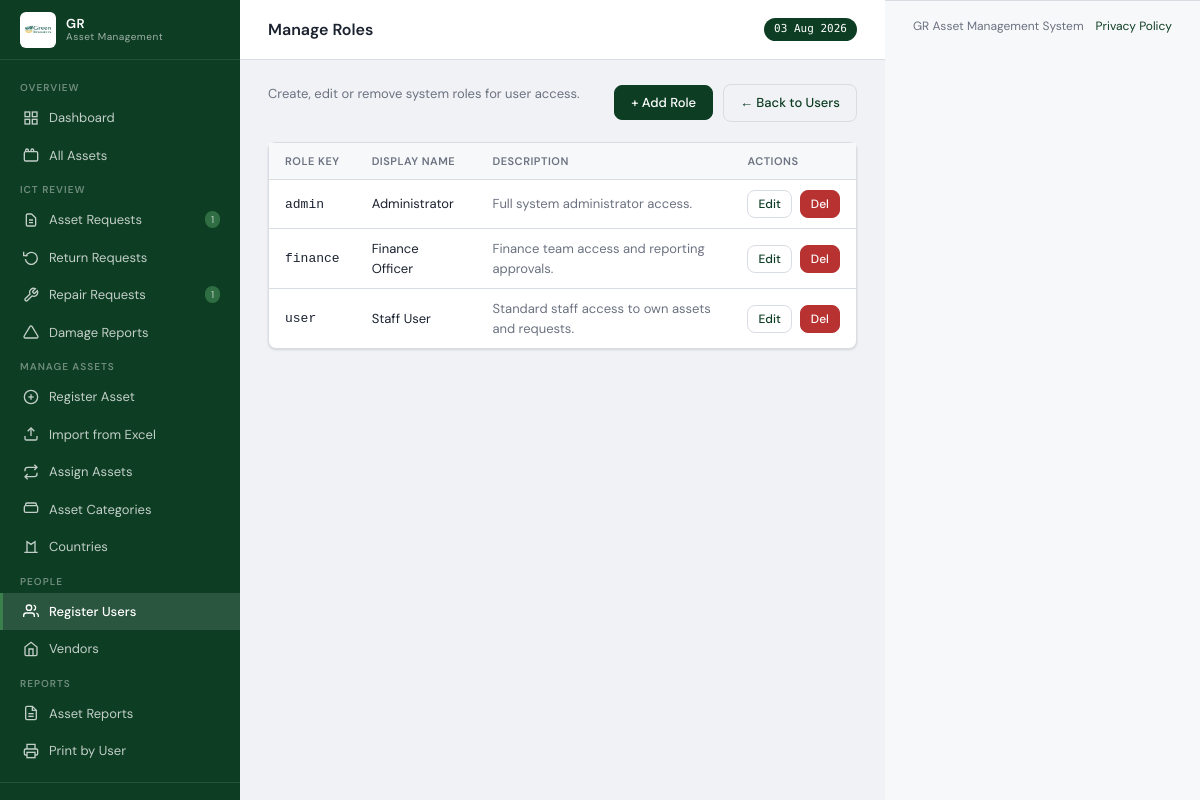
Screenshot of /users/roles (signed in) with the database file from the repository.
### models.py (models this page shows)
class Role(db.Model):
    __tablename__ = 'roles'
    id          = db.Column(db.Integer, primary_key=True)
    name        = db.Column(db.String(50), unique=True, nullable=False)
    label       = db.Column(db.String(100), nullable=False)
    description = db.Column(db.Text)
    created_at  = db.Column(db.DateTime, default=datetime.utcnow)

### routes/users.py (the view)
@users_bp.route('/roles')
@login_required
@admin_required
def roles():
    return render_template('users/roles.html', roles=_roles(), title='Manage Roles')

### models.py (called while the page is built)
@login_manager.user_loader
def load_user(uid):
    return User.query.get(int(uid))

    @property
    def initials(self):
        p = self.name.split()
        return ''.join(x[0] for x in p[:2]).upper()

    @property
    def role_label(self):
        from models import Role
        role = Role.query.filter_by(name=self.role).first()
        if role:
            return role.label
        return {'admin':'Administrator','finance':'Finance Officer','user':'Staff User'}.get(self.role, self.role)

### routes/auth.py (called while the page is built, shortened)
@auth_bp.before_app_request
def _protect_session_token():
    if current_user.is_authenticated:
        token = session.get('session_token')
        if token:
            if current_user.session_token and token != current_user.session_token:
                logout_user()
                session.pop('session_token', None)

### routes/users.py (called while the page is built, shortened)
def _roles():
    roles = Role.query.order_by(Role.name).all()
    if roles:
        return roles

def admin_required(f):
    @wraps(f)
    def decorated(*args, **kwargs):
        if not current_user.is_authenticated or current_user.role != 'admin':
            abort(403)
        return f(*args, **kwargs)
    return decorated

### templates/users/roles.html (shortened to what this page needs)
{% extends 'base.html' %}
{% block page_title %}{{ title }}{% endblock %}
{% block content %}
<div class="page-title">
  <div class="page-title-text"><p>Create, edit or remove system roles for user access.</p></div>
  <div style="display:flex;gap:10px;align-items:center">
    <button onclick="document.getElementById('add-role-modal').style.display='flex'" class="btn btn-primary">+ Add Role</button>
    <a href="{{ url_for('users.index') }}" class="btn btn-outline">← Back to Users</a>
  </div>
</div>
<div class="card">
  <div class="card-body">
    <table>
      <thead>
        <tr><th>Role Key</th><th>Display Name</th><th>Description</th><th>Actions</th></tr>
      </thead>
      <tbody>
        {% if roles %}
          {% for role in roles %}
          <tr>
            <td><code>{{ role.name }}</code></td>
            <td>{{ role.label }}</td>
            <td class="text-muted">{{ role.description or '—' }}</td>
            <td>
              <div class="flex gap-2">
                <button type="button" data-id="{{ role.id }}" data-name="{{ role.name|e }}" data-label="{{ role.label|e }}" data-description="{{ role.description|e }}" onclick="editRole(this)" class="btn btn-sm btn-outline">Edit</button>
                <form method="POST" action="{{ url_for('users.role_delete', role_id=role.id) }}" onsubmit="return confirm('Delete this role?')">
                  <button type="submit" class="btn btn-sm btn-danger">Del</button>
                </form>
              </div>
            </td>
          </tr>
          {% endfor %}
        {% else %}
          <tr><td colspan="4" class="text-muted">No roles defined yet. Use + Add Role to create one.</td></tr>
        {% endif %}
      </tbody>
    </table>
  </div>
</div>
{% endblock %}

### templates/base.html (style rules this page uses)
:root { --primary:#0d3d23;--primary-light:#196b36;--accent:#3b7f4d;--accent-light:#7ecc8c;--success:#1a7a4a;--danger:#b83232;--warning:#c87a00;--bg:#f0f2f5;--surface:#fff;--surface2:#f7f8fa;--border:#d8dce3;--text:#1a2230;--text-muted:#6b7280;--sidebar-w:240px;--header-h:60px;--radius:8px;--shadow:0 1px 3px rgba(0,0,0,.08),0 1px 2px rgba(0,0,0,.06);--shadow-md:0 4px 16px rgba(0,0,0,.12) }
* { box-sizing:border-box;margin:0;padding:0 }
body { font-family:'DM Sans',sans-serif;background:var(--bg);color:var(--text);font-size:14px;line-height:1.5;min-height:100vh }
a { color:inherit;text-decoration:none }
.btn { display:inline-flex;align-items:center;gap:6px;padding:8px 16px;border-radius:var(--radius);font-size:13px;font-weight:500;font-family:inherit;cursor:pointer;border:1px solid transparent;transition:all .15s;white-space:nowrap }
.btn-primary { background:var(--primary);color:#fff;border-color:var(--primary) }
.btn-outline { background:transparent;color:var(--primary);border-color:var(--border) }
.btn-danger { background:var(--danger);color:#fff;border-color:var(--danger) }
.btn-sm { padding:5px 10px;font-size:12px }
.card { background:var(--surface);border:1px solid var(--border);border-radius:var(--radius);box-shadow:var(--shadow);margin-bottom:20px }
.card-body { overflow-x:auto }
table { width:100%;border-collapse:collapse;font-size:13px }
thead th { background:var(--surface2);padding:10px 16px;text-align:left;font-size:11px;font-weight:600;text-transform:uppercase;letter-spacing:.5px;color:var(--text-muted);border-bottom:1px solid var(--border);white-space:nowrap }
tbody tr { border-bottom:1px solid var(--border);transition:background .1s }
tbody tr:last-child { border-bottom:none }
tbody td { padding:10px 16px;vertical-align:middle }
.page-title { margin-bottom:20px;display:flex;align-items:flex-start;gap:12px }
.page-title-text { flex:1 }
.page-title-text p { font-size:13px;color:var(--text-muted);margin:0 }
.flex { display:flex }
.gap-2 { gap:8px }
.text-muted { color:var(--text-muted) }

### rows the page displays
Role: name "admin", label "Administrator", description "Full system administrator access."
Role: name "finance", label "Finance Officer", description "Finance team access and reporting approvals."
Role: name "user", label "Staff User", description "Standard staff access to own assets and requests."

### other values shown
{{ pr }} "1"
{{ rpr }} "1"
{{ title }} "Manage Roles"
{{ now.strftime('%d %b %Y') }} "03 Aug 2026"
